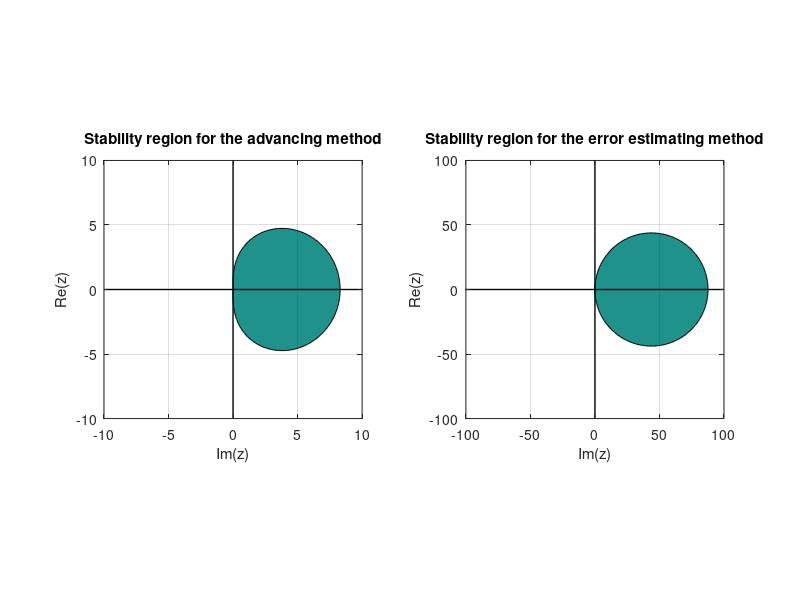

MATLAB code for this plot:
clear all; close all

a = 10; 
b = 10;
g = 0.4358665215; %gamma found in stabilityFunctions.m
[x, y] = meshgrid(linspace(-a, a), linspace(-b, b));
z = x + 1j*y;

% Stability function for the advancing method
R = abs(((z.^3*(-12*g^4+42*g^3-36*g^2+11*g-1)+z.^2*(36*g^3-54*g^2+24*g-3)+...
    z.*(-36*g^2+30*g-6)+12*g-6)) ./(6*(2*g-1)*(1-g*z).^3));

c = 100;
d = 100;
[x2, y2] = meshgrid(linspace(-c, c), linspace(-d, d));
z2 = x2 + 1j*y2;
g = 0.4358665215; %gamma found in stabilityFunctions.m

%stability function for the error estimating method
R_hat = abs(((z2.^2*(2*g^2-4*g+1)+z2.*(-4*g+2)+2)./(2*(1-g*z2).^2)));


% Plotting the stability regions
figure(1)
subplot(1,2,1)
contourf(x, y, R, [1 1], 'k')
axis equal, axis([-a a -b b]);
grid on; hold on;
plot([-a, a], [0, 0], 'k', 'LineWidth', 1);
plot([0, 0], [-a, a], 'k', 'LineWidth', 1);
xlabel('Im(z)')
ylabel('Re(z)')
title('Stability region for the advancing method')
subplot(1,2,2)
contourf(x2, y2, R_hat, [1 1], 'k')
axis equal, axis([-c c -d d]);
grid on; hold on;
plot([-c, c], [0, 0], 'k', 'LineWidth', 1);
plot([0, 0], [-c, c], 'k', 'LineWidth', 1);
xlabel('Im(z)')
ylabel('Re(z)')
title('Stability region for the error estimating method')
